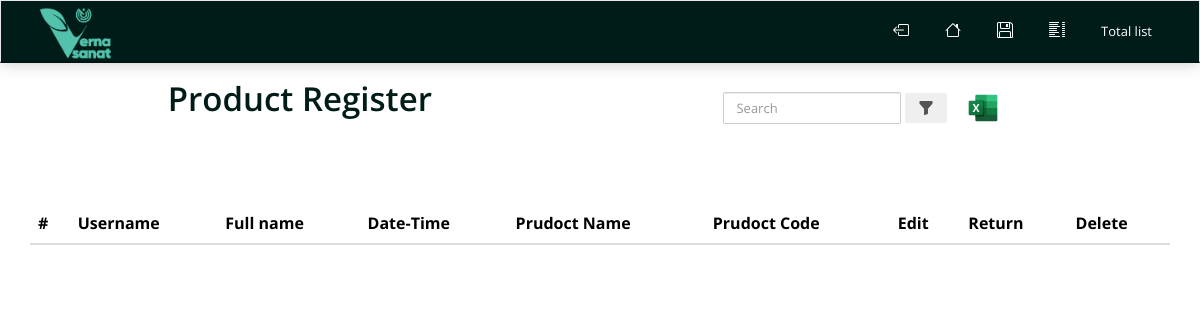
The app's page /delivered-products/ (signed in), older data.
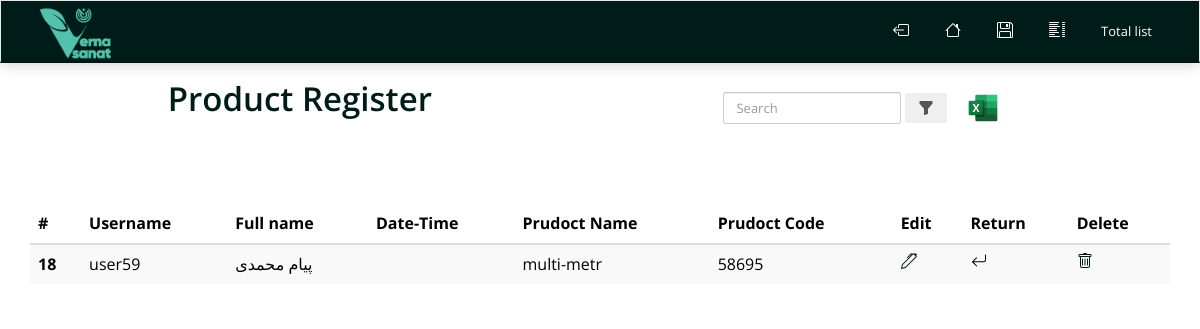
The same page, newer data.
### productRegister/models.py (models this page shows, shortened)
class productRegistrationModel(models.Model):
    user = models.ForeignKey(User,on_delete=models.CASCADE)
    first_last_name = models.CharField(max_length=200)
    prudoct_name = models.CharField(max_length=200)
    prudoct_code = models.CharField(max_length=200,blank=True,null=True)
    create = models.DateTimeField(auto_now=True)
    update = models.DateTimeField(auto_now_add=True)
    status = models.BooleanField(default=False)
    def get_jalali_date_create(self):
        return datetime2jalali(self.create)

### productRegister/views.py (the view)
# urls.py: path("delivered-products/",views.deliveredProducts,name="delivered-products"),
@login_required(login_url='/accounts/login/')
def deliveredProducts(request):
    if request.user.is_superuser:
        search_form_data = SearchBoxForm(request.GET)
        if search_form_data.is_valid():
            search_text_form = search_form_data.cleaned_data["search_text"]
            data = productRegistrationModel.objects.filter(Q(user__username__contains=search_text_form) | Q(first_last_name__contains=search_text_form) | Q(prudoct_name__contains=search_text_form) | Q(prudoct_code__contains=search_text_form))
        else:
            data = productRegistrationModel.objects.filter(status=False).order_by('-create')
        context = {"datas":data}
        return render(request,"productRegister/delivered-products.html",context)
    else:
        return redirect("productRegister:stop")

### productRegister/templates/productRegister/delivered-products.html (shortened to what this page needs)
{% block body %}
<div class="wrapper">
{% include "./header.html" %}
    <div class="container">
            <div style="display: flex;place-content: space-around;">
                <h1 style="color:#001C18">Product Register</h1>
                <nav class="navbar  navbar-light bg-light" style="margin-top: 1.5%;">
                  <div class="collapse navbar-collapse" id="navbarSupportedContent">
                    <form class="form-inline my-2 my-lg-0"  method="get">
                      <input class="form-control mr-sm-2" type="search" placeholder="Search" aria-label="Search" name="search_text">
                      <button class="btn btn-outline-success my-2 my-sm-0" type="submit"><svg xmlns="http://www.w3.org/2000/svg" width="16" height="16" fill="currentColor" class="bi bi-funnel-fill" viewBox="0 0 16 16">
                        <path d="M1.5 1.5A.5.5 0 0 1 2 1h12a.5.5 0 0 1 .5.5v2a.5.5 0 0 1-.128.334L10 8.692V13.5a.5.5 0 0 1-.342.474l-3 1A.5.5 0 0 1 6 14.5V8.692L1.628 3.834A.5.5 0 0 1 1.5 3.5z"/>
                      </svg></button>
                      <a class="btn btn-outline-success my-2 my-sm-0" href="{% url 'productRegister:export_excel' %}">
                      </a>
                    </form>
                  </div>
                </nav>
            </div>
            <br />
            <br />
            <table class="table table-striped" style="color:black;">
                <thead>
                    <tr>
                        <th scope="col">#</th>
                        <th scope="col">Username</th>
                        <th scope="col">Full name</th>
                        <th scope="col">Date-Time</th>
                        <th scope="col">Prudoct Name</th>
                        <th scope="col">Prudoct Code</th>
                        <th scope="col">Edit</th>
                        <th scope="col">Return</th>
                        <th scope="col">Delete</th>
                    </tr>
                </thead>
                <tbody>
                        {% for data in  datas%}
                      <tr>
                        <th scope="row">{{data.id}}</th>
                        <td>{{data.user.username}}</td>
                        <td>{{data.first_last_name}}</td>
                        <td>{{data.get_jalali_date_create}}</td>
                        <td>{{data.prudoct_name}}</td>
                        <td>{{data.prudoct_code}}</td>
                        <td>
                          <a href="{% url 'productRegister:productRegistrationEdit' data.id %}">
                          </a>
                          </td>
                        <td>
                      </td>
                      <td>
                          <a href="{% url 'productRegister:productRegistrationDelete' data.id %}">
                          </a>
                        </td>
                      </tr>
                      {% endfor %}
                    </tbody>
                  </table>
</div>
</div>
{% endblock body %}

Row changes from the older to the newer data that the page shows:
added productRegistrationModel: id "18", user.username "user59", first_last_name "پیام محمدی", prudoct_name "multi-metr", prudoct_code "58695"
